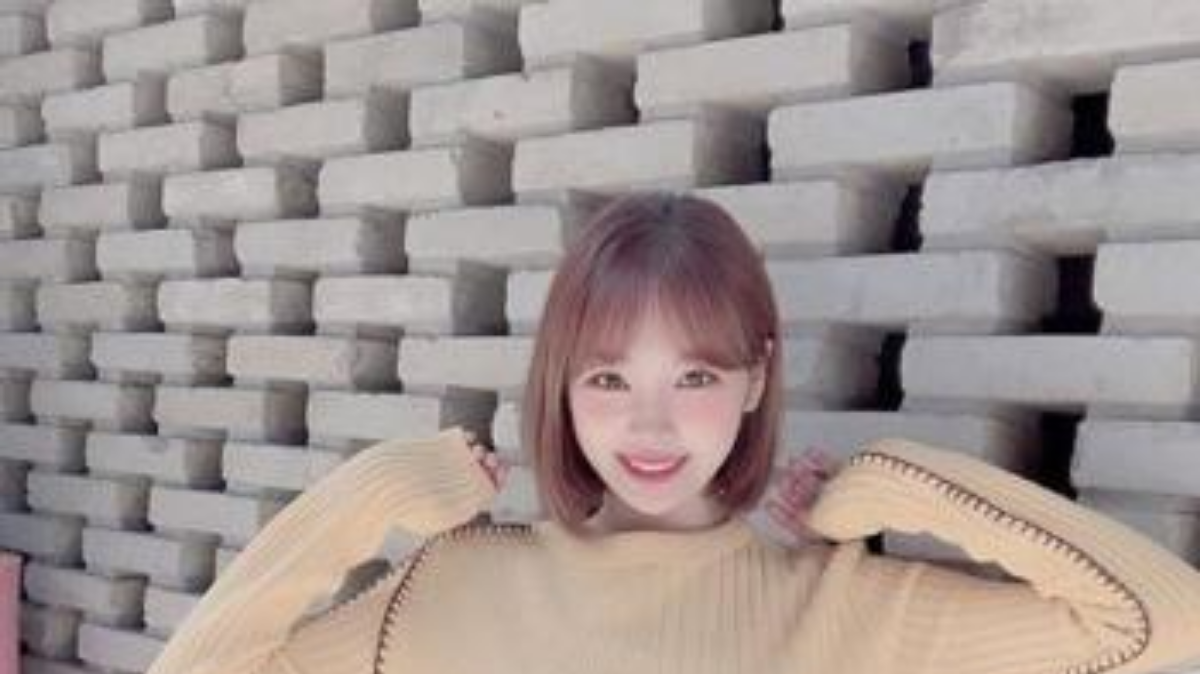
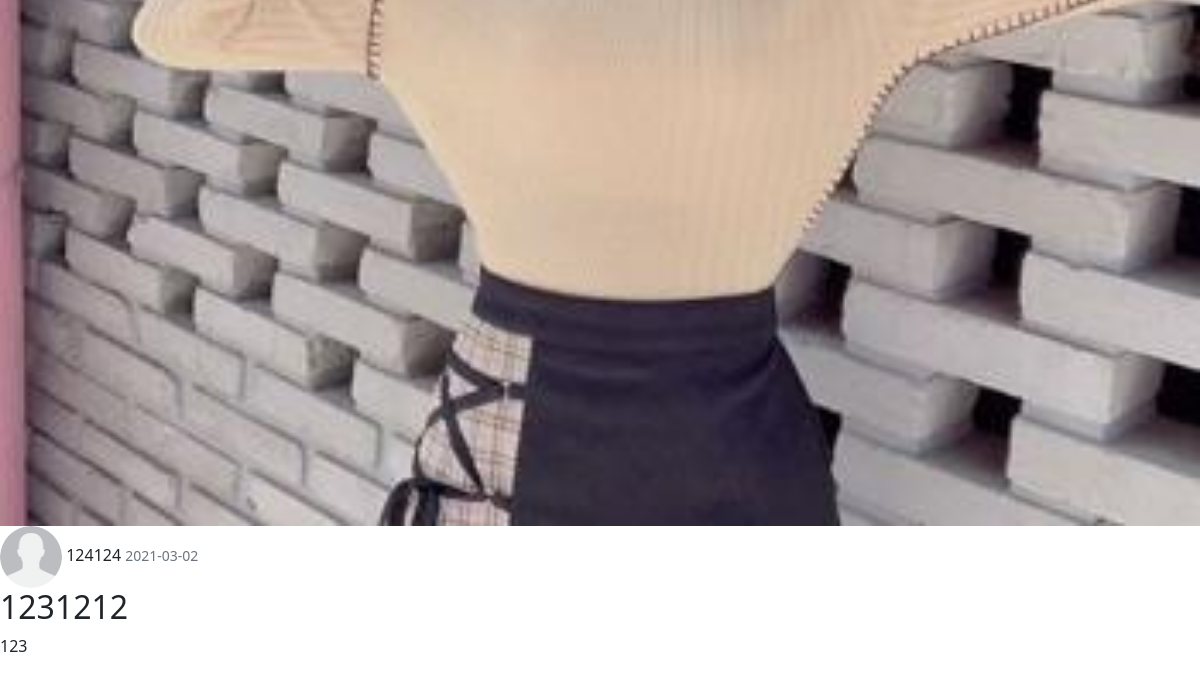
Page /post/11 (signed in) on the earlier database version (2 pictures, top to bottom).
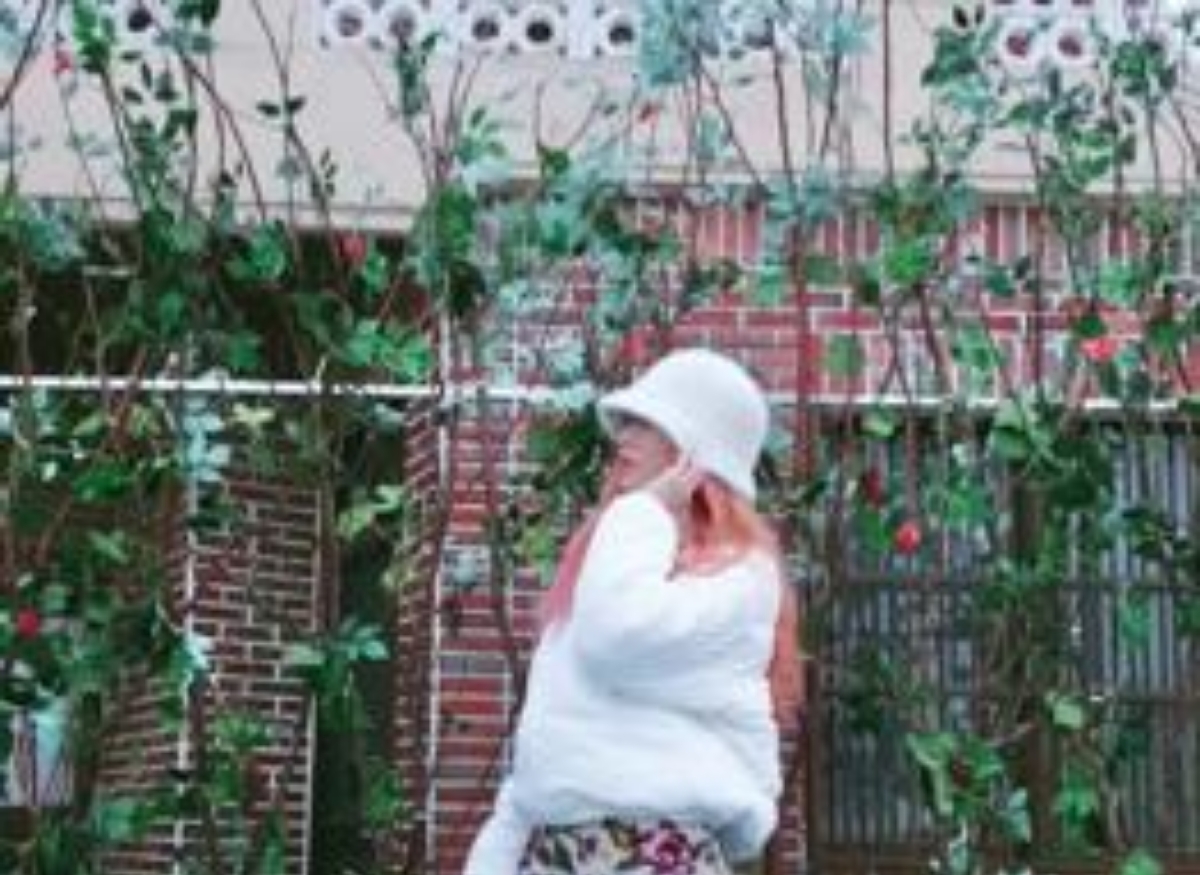
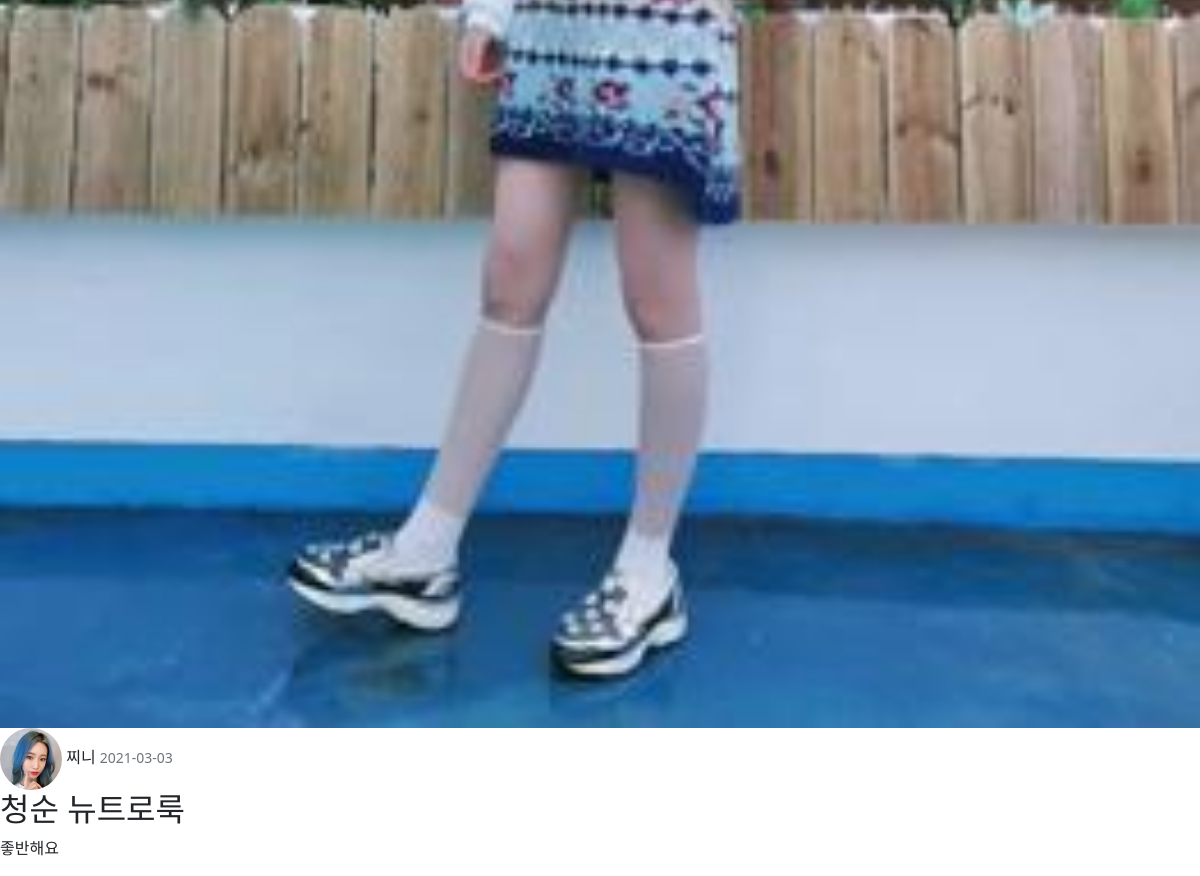
Same page on the later database version (2 pictures, top to bottom).
### kozha/models.py (models this page shows, shortened)
class Post(db.Model):
    id = db.Column(db.Integer, primary_key=True)
    title = db.Column(db.String(100), nullable=False)
    date_posted = db.Column(db.DateTime, nullable=False, default=datetime.utcnow())
    content = db.Column(db.Text, nullable=False)
    style = db.Column(db.String(30), nullable=False, default='베이직')
    tags = db.relationship('Hashtag', secondary=tags, backref=db.backref('tagging', lazy='dynamic'))
    content_img = db.Column(db.String(20), nullable=False, default='dummy_post.jpg')
    user_id = db.Column(db.Integer, db.ForeignKey('user.id'), nullable=False)

class User(db.Model, UserMixin):
    id = db.Column(db.Integer, primary_key=True)
    username = db.Column(db.String(20), unique=True, nullable=False)
    email = db.Column(db.String(120), unique=True, nullable=False)
    image_file = db.Column(db.String(20), nullable = False, default='dummy.jpg')
    password = db.Column(db.String(60), nullable=False)
    style = db.Column(db.String(30), nullable=False, default='베이직')
    posts = db.relationship('Post', backref='author', lazy=True)
    profile = db.Column(db.Text(), default='User Profile')

### kozha/routes.py (the view)
@app.route("/post/<int:post_id>")
def post(post_id):
    post = Post.query.get_or_404(post_id) # 존재하지않으면 404에러 반환
    return render_template('post.html',title='post.title', post=post)

### kozha/models.py (called while the page is built)
@login_manager.user_loader
def load_user(user_id):
    return User.query.get(int(user_id))

### kozha/templates/post.html (shortened to what this page needs)
<!DOCTYPE html>
<html lang="en">
<head>
    <link href="https://cdn.jsdelivr.net/npm/bootstrap@5.0.0-beta1/dist/css/bootstrap.min.css" rel="stylesheet"
>
    <link rel="stylesheet" href="{{ url_for('static',filename='css/login_upload.css') }}" />
</head>
<body>
    <article class="media content-section">
        <div class="media-body">
            <div class="article-metadata">
                <img class="box-image" src="{{ url_for('static', filename='update_pics/'+ post.content_img) }}">
                <img class="" src="{{ url_for('static', filename='profile_pics/'+ post.author.image_file) }}">
                <a class="mr-2" href="#">{{ post.author.username }}</a>
                <small class="text-muted">{{ post.date_posted.strftime('%Y-%m-%d') }}</small>
            </div>
            <h2 class="">{{ post.title }}</a></h2>
            <p class="article-content">{{ post.content }}</p>
        </div>
    </article>
</body>
</html>

Differences in the rows shown:
no longer on this page (row unchanged): User: image_file (picture), author.username "124124"
changed Post: content_img: a different picture; date_posted "2021-03-02" → "2021-03-03"; title "1231212" → "청순 뉴트로룩"; content "123" → "좋반해요"
now on this page (row unchanged): User: image_file (picture), author.username "찌니"
